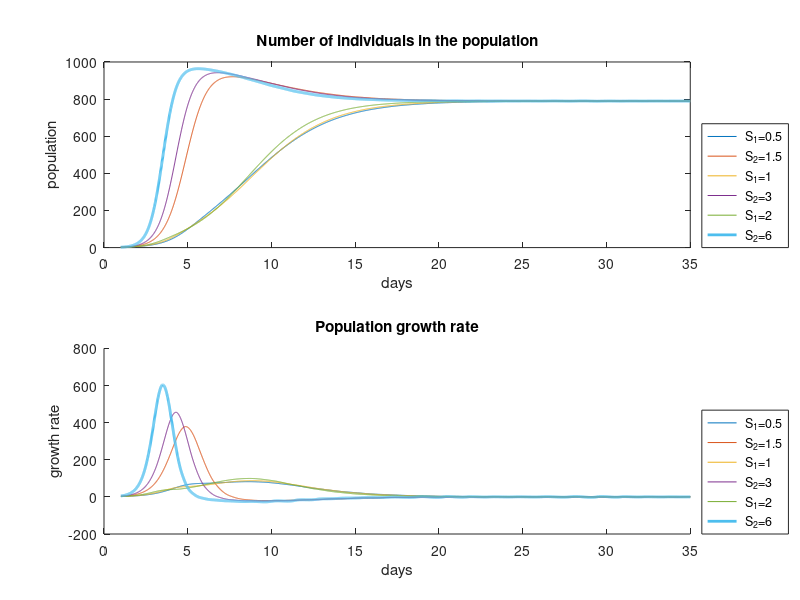

MATLAB code to generate this figure:
%% ODE of MCM 2021 Problem A
%% Start

%% Fungus 1 and 2

%% Natural growth rate
r1 = 1;
r2 = 1.3;

%% Initial quantity of fungi
N10 = 2;
N20 = 2;
N0 = [N10; N20];

%% Impact of interact between two species
sigma12 = 0.4;
sigma21 = 0.6;

%% Interval of time
tspan = 1:0.01:35;

%% The derivative of function is not continuous at t=0
tspan2 = tspan(2:length(tspan));

%% Relative humidty

%%%%% Modify the hu to change humidity
hu = 75;
v = @(t) hu / 50 * 0.1;
%% The influence of moisture
%  Described like 1+B*cos(t) here

Wv1 = @(t) 1 + 0.5 * v(t);
Wv2 = @(t) 1 + 1.5 * v(t);

%% Max quantity that environment can sustain
N1max = @(t) 1500;
N2max = @(t) 1000;

%% Differential equations set
f = @(t, y)[
        r1 * y(1) * (1 - y(1) / N1max(t) - sigma21 * y(2) / N2max(t)) * Wv1(t)
        r2 * y(2) * (1 - y(2) / N2max(t) - sigma12 * y(1) / N1max(t)) * Wv2(t)
        ];

%% Slove the above ODE set
[t, y] = ode45(f, tspan, N0);

%% 2
%%%%%%%%%%%%%%%%%%%%%%%%%%%%%%%%%%%%%%%%%%%%%%%%%%%%%%%%%%%%%%%%%%%%%%
%%%%%%%%%%%%%%%%%%%%%%%%%%%%%%%%%%%%%%%%%%%%%%%%%%%%%%%%%%%%%%%%%%%%%%
%%%%%%%%%%%%%%%%%%%%%%%%%%%%%%%%%%%%%%%%%%%%%%%%%%%%%%%%%%%%%%%%%%%%%%
%%%%%%%%%%%%%%%%%%%%%%%%%%%%%%%%%%%%%%%%%%%%%%%%%%%%%%%%%%%%%%%%%%%%%%

%%
%% Natural growth rate
r1 = 1;
r2 = 1.3;

%% The influence of moisture
%  Described like 1+B*cos(t) here

Wv1 = @(t) 1 + 1 * v(t);
Wv2 = @(t) 1 + 3 * v(t);

%% Max quantity that environment can sustain
N1max = @(t) 1500;
N2max = @(t) 1000;

%% Differential equations set
f = @(t, y1)[
        r1 * y1(1) * (1 - y1(1) / N1max(t) - sigma21 * y1(2) / N2max(t)) * Wv1(t)
        r2 * y1(2) * (1 - y1(2) / N2max(t) - sigma12 * y1(1) / N1max(t)) * Wv2(t)
        ];

%% Slove the above ODE set
[t, y1] = ode45(f, tspan, N0);


%% 2
%%%%%%%%%%%%%%%%%%%%%%%%%%%%%%%%%%%%%%%%%%%%%%%%%%%%%%%%%%%%%%%%%%%%%%
%%%%%%%%%%%%%%%%%%%%%%%%%%%%%%%%%%%%%%%%%%%%%%%%%%%%%%%%%%%%%%%%%%%%%%
%%%%%%%%%%%%%%%%%%%%%%%%%%%%%%%%%%%%%%%%%%%%%%%%%%%%%%%%%%%%%%%%%%%%%%
%%%%%%%%%%%%%%%%%%%%%%%%%%%%%%%%%%%%%%%%%%%%%%%%%%%%%%%%%%%%%%%%%%%%%%
%% Natural growth rate
r1 = 1;
r2 = 1.3;

%% The influence of moisture
%  Described like 1+B*cos(t) here

Wv1 = @(t) 1 + 2 * v(t);
Wv2 = @(t) 1 + 6 * v(t);

%% Max quantity that environment can sustain
N1max = @(t) 1500;
N2max = @(t) 1000;

%% Differential equations set
f = @(t, y2)[
        r1 * y2(1) * (1 - y2(1) / N1max(t) - sigma21 * y2(2) / N2max(t)) * Wv1(t)
        r2 * y2(2) * (1 - y2(2) / N2max(t) - sigma12 * y2(1) / N1max(t)) * Wv2(t)
        ];

%% Slove the above ODE set
[t, y2] = ode45(f, tspan, N0);

%% Show the conclusion with images
figure(2)
% Figure one upper
subplot(2, 1, 1)
plot(t, y(:, 1), t, y(:, 2),t, y1(:, 1), t, y1(:, 2),t, y2(:, 1), t, y2(:, 2), 'LineWidth', 2);
title('Number of individuals in the population');
xlabel('days'); ylabel('population'); legend(' S_1=0.5', ' S_2=1.5',' S_1=1', ' S_2=3',' S_1=2', ' S_2=6', 'Location','southeastoutside')

% Figure one lower
subplot(2, 1, 2)
hold on
% Growth rate
plot(tspan2, diff(y(:, 1))/0.01, tspan2, diff(y(:, 2))/0.01,tspan2, diff(y1(:, 1))/0.01, tspan2, diff(y1(:, 2))/0.01,tspan2, diff(y2(:, 1))/0.01, tspan2, diff(y2(:, 2))/0.01, 'LineWidth', 2);
title('Population growth rate')
xlabel('days'); ylabel('growth rate'); legend(' S_1=0.5', ' S_2=1.5',' S_1=1', ' S_2=3',' S_1=2', ' S_2=6', 'Location','southeastoutside')

